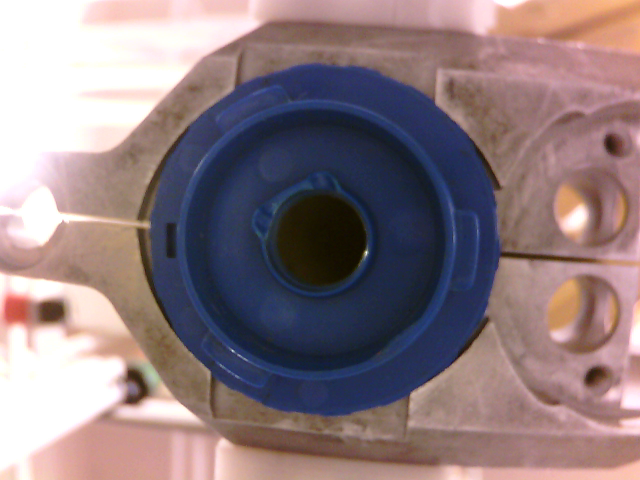
#> input picture bluediskimage0.png, 640 x 480 px
$ python -i computer_vision_pipeline.py   (imports and definitions only)
#> lines starting #> are read from the running program, lines starting #| are printed output that depends on the picture
#> further down, picture is the input picture: shape (480, 640, 3); mean B, G, R 127.9, 123.6, 141.9


import cv2;
import RPi.GPIO as GPIO;
from operator import itemgetter;
import time;
import os;
import gc;
import copy;
import numpy as np;
import pickle;
from rpi_io import get_output, define_inputs_and_out_puts;

def get_angle_value(img_vector,current_image):


    average_img_difference=[];

    for image in img_vector:

        average_img.append(np.abs(np.mean(image-current_image)));

#def normalize(im):


    #return (im-np.min(im))/(np.max(im)-np.min(im));


def segment_blue_disk(Image):

    start_time=time.time();                          #time object name start_time
    #IM=cv2.medianBlur(Image,15)
    IM=cv2.cvtColor(Image,cv2.COLOR_BGR2HSV)[:,:,0];   #convert RGB to HSV colorspace only get Hue
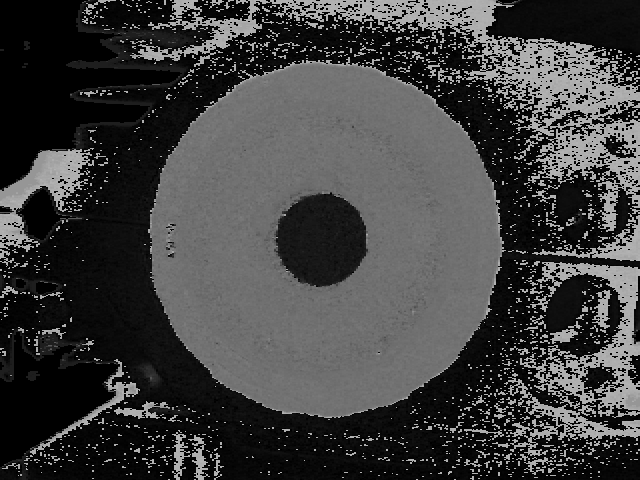
#> IM: shape (480, 640); min 0, max 179, mean 63.4
    #which corresponds to the true color of a particular image
    IM = cv2.medianBlur(IM,25);                         #compute medianblur with (9,9) kernel size
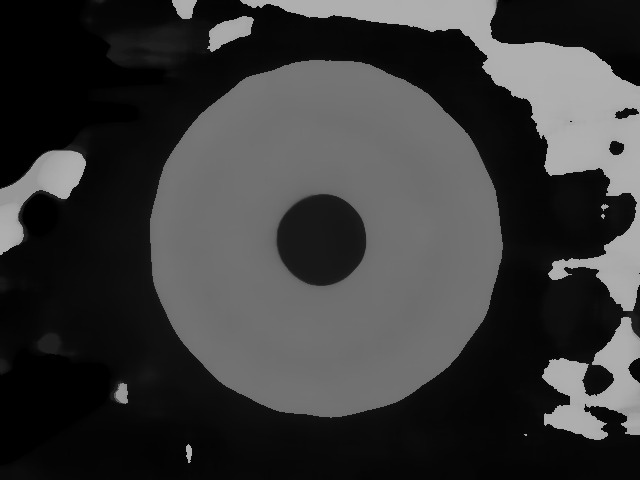
#> IM: shape (480, 640); min 0, max 176, mean 57.7
    IM=cv2.Canny(IM,45,140);
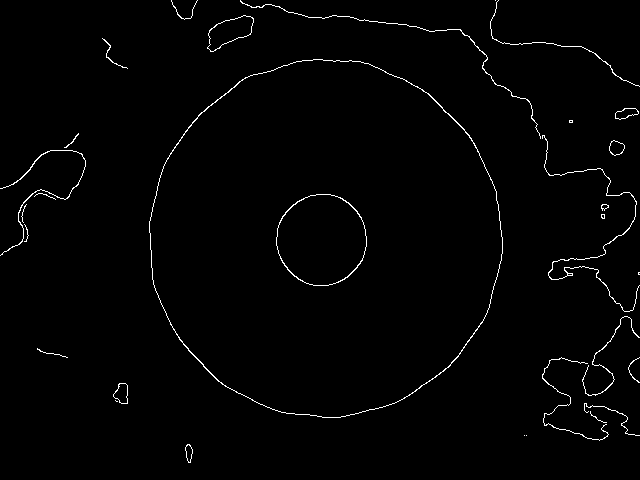
#> IM: shape (480, 640); 1.3% white in thin lines or dots
    circles = cv2.HoughCircles(IM,cv2.HOUGH_GRADIENT,dp=1.5,minDist=7,param1=115);
#> circles = [[324.8, 237.8, 177.1], [333.8, 237.8, 183.5], [324.8, 248.2, 169.4], [326.2, 225.8, 167.2], [318.8, 231.8, 183.9], [306.8, 216.8, 203.2], [315.8, 248.2, 164.7], [327.8, 255.8, 161.4]]
    #houghcircl transform to find circles in image
    #this is used primarly to find the roi of where the bluedisk is in the image
    #and then cut out areas outside this region this will be able to make the
    #system more robust

    if circles is not None: #if there are circles found with the HoughCircles transform then


        circles = np.uint16(np.around(circles));
#> circles = [[325, 238, 177], [334, 238, 183], [325, 248, 169], [326, 226, 167], [319, 232, 184], [307, 217, 203], [316, 248, 165], [328, 256, 161]]
        #round the values of circles
        circles=circles[0];
        #get back circles from tuple of list of lists

        for i in circles:

            #for each elements in circles do the following

            if(i[2]==np.max(circles[:,2])):

                #if the second element of i is equal to max possible value of i[2]

                i=np.int32(i);  #convert i to int32


                xmax=i[0]+i[2];            #xmax value
                ymax=i[1]+i[2];            #ymax value

                if(i[1]-i[2]<0):           #if miny outside the screen window

                    ymin=0;                #then set ymin equal to zero

                else:

                    ymin=i[1]-i[2];      #if miny inside screen then get actuall value of miny

                if(i[0]-i[2]<0):          #if minx outside screen

                    xmin=0;               #then set xmin equal to zero

                else:

                    xmin=i[0]-i[2];      #if xmin inside screen then get actuall value of minx
#> this loop made 8 passes
#> (i, xmax, ymax, ymin, xmin) on pass 6: ([307, 217, 203], 510, 420, 14, 104)
#> after the loop, xmax = 510; xmin = 104; ymax = 420; ymin = 14

    else:


        return Image;   #return entire image

# [5 lines not run here, left out]

def get_angle_of_bdisk(images_list):


    cap=cv2.VideoCapture(0)
    ret,frame=cap.read();

    if ret:

        frame=segment_blue_disk(frame);
#> (the run stopped early here; a loop or call above may not have finished)
